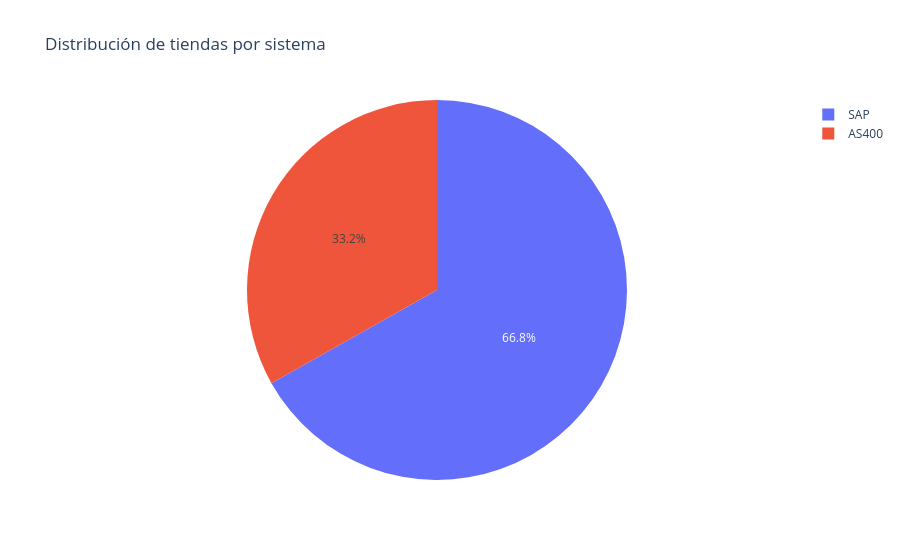

The notebook cell this image was saved under:
### Code cell
# Distribución de tiendas por sistema
fig = px.pie(
    values=stores['system'].value_counts(),
    names=stores['system'].value_counts().index,
    title="Distribución de tiendas por sistema",
    color_discrete_map={'SAP': '#1f77b4', 'AS400': '#ff7f0e'}
)

fig.show()

### Figure 1 — Plotly figure (JSON) as saved in the notebook; plotly's stock layout.template omitted (floating-point values rounded to 4 significant figures)
{"data": [{"domain": {"x": [0, 1], "y": [0, 1]}, "hovertemplate": "label=%{label}<br>value=%{value}<extra></extra>", "labels": ["SAP", "AS400"], "legendgroup": "", "name": "", "showlegend": true, "type": "pie", "values": [125, 62]}], "layout": {"legend": {"tracegroupgap": 0}, "title": {"text": "Distribución de tiendas por sistema"}}}
